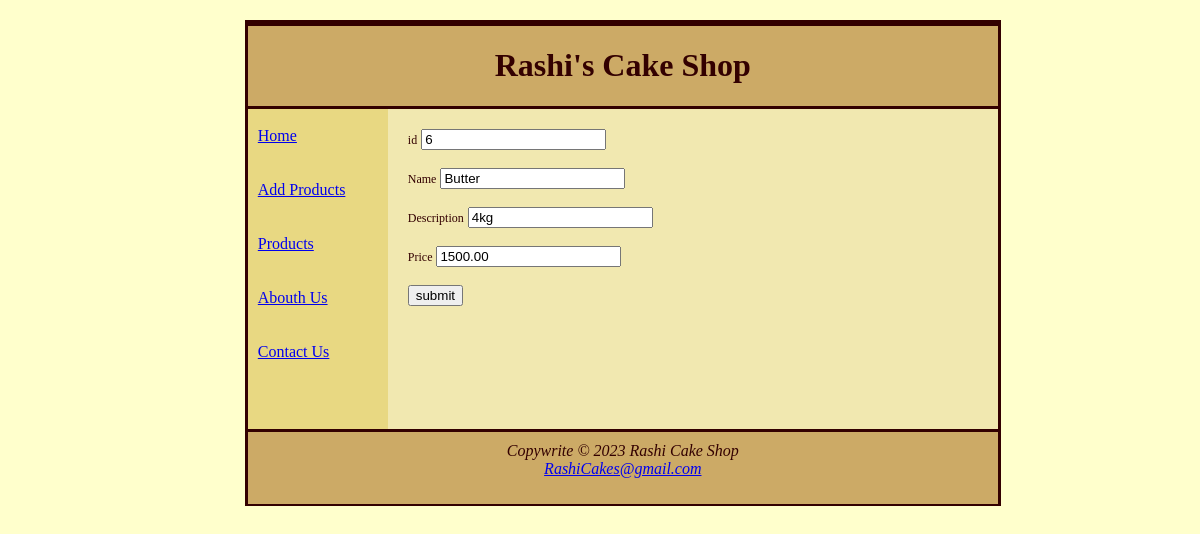
Page /pages/updateproducts.php?id=6 on the committed database.
### tables this page shows
CREATE TABLE `product` (
  `id` int(11) NOT NULL,
  `name` varchar(30) NOT NULL,
  `description` varchar(100) NOT NULL,
  `price` decimal(8,2) NOT NULL
);

### pages/updateproducts.php (the view, shortened to what this page needs)
<?php include("../db/db.php");
			$sql = "SELECT * FROM product where id=".htmlspecialchars($_GET["id"]);
			$result = $conn->query($sql);
global $id,$name,$desc,$price;
			if ($result->num_rows > 0) {
				while($row = $result->fetch_assoc()) {
					$name= $row["name"];
					$desc=$row["description"];
					$price=$row["price"];
				}
			}
?>
<!DOCTYPE html PUBLIC "-//W3C//DTD XHTML 1.0 Transitional//EN" "http://www.w3.org/TR/xhtml1/DTD/xhtml1-transitional.dtd">
<html xmlns="http://www.w3.org/1999/xhtml">
<head>
<link rel="stylesheet" type="text/css"  href="../css/style.css"  />
</head>
<body>
<div id="divContainer">
    <div id="divHeader">
     <h1>Rashi's Cake Shop</h1>
    </div>
        <div id="divLeft">
            <a href="../index.php" class="navBar" >Home</a>
            <br />
            <a href="addproducts.php" class="navBar">Add Products</a>
            <br/>
            <a href="products.php" class="navBar">Products</a>
            <br/>
            <a href="abouthUs.php" class="navBar">Abouth Us</a>
            <br/>
            <a href="contactUs.php" class="navBar">Contact Us</a>
        </div>
        <div id="divRight">
                <form method="post" id="frmProduct" >
                     <label for="id">id</label>
                        <input type="text" name="id" placeholder="id" id="id"  readonly="readonly" value='<?php echo  htmlspecialchars($_GET["id"]); ?>' />
                        <br/>
                        <br/>
                    <label for="name">Name</label>
                        <input type="text" name="name" placeholder="Name" id="name" value='<?php echo $name; ?>' />
                        <br/>
                        <br/>
                    <label for="desc">Description</label>
                        <input type="text" name="desc" placeholder="Description" id="desc" value='<?php echo $desc; ?>' />
                        <br/>
                        <br/>
                    <label for="price">Price</label>
                        <input type="text" name="price" placeholder="Price" id="price" value='<?php echo $price; ?>' />
                        <br/>
                        <br/>
                <button type="submit" name="submit" id="submit">submit</button>
                </form>
                <br/>
        </div>
    <div id="divFooter" >
        Copywrite © 2023 Rashi Cake Shop
        <br/>
        <a href="mailto:RashiCakes@gmail.com">RashiCakes@gmail.com</a>
    </div>
</div>
</body>
</html>

### css/style.css (style rules this page uses)
#divContainer { margin-top: 20px; margin-left: 20%; margin-right: 20%; height: 480px; width: 750px; border-style: solid; padding: 0px; }
#divHeader { background-color: #ccaa66; text-align: center; border-bottom-style: solid; border-top-style: solid; height: 80px; margin: 0px; }
#divLeft { background-color: #e8d882; position: relative; padding-left: 10px; white-space:pre-line; left: 0px; width: 130px; height: 320px; float: left; }
#divRight { background-color: #f1e8b0; position: relative; width: 590px; height: 300px; padding: 10px; float: right; }
#divFooter { background-color: #ccaa66; border-top-style: solid; height: 62px; text-align: center; font-style: italic; width: 100%; margin-top: 320px; padding-top: 10px; }
form { padding: 10px; }
label { font-size: 12px; }

### rows in the picture
product: name "Butter", desc "4kg", price "1500.00"
